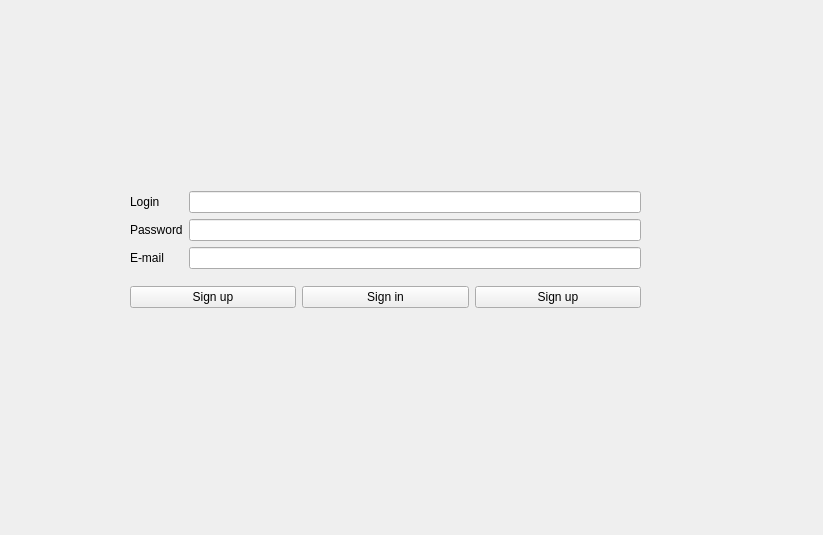
<?xml version="1.0" encoding="UTF-8"?>
<ui version="4.0">
 <class>auth_reg</class>
 <widget class="QWidget" name="auth_reg">
  <property name="geometry">
   <rect>
    <x>0</x>
    <y>0</y>
    <width>823</width>
    <height>535</height>
   </rect>
  </property>
  <property name="windowTitle">
   <string>Form</string>
  </property>
  <widget class="QWidget" name="verticalLayoutWidget">
   <property name="geometry">
    <rect>
     <x>130</x>
     <y>180</y>
     <width>511</width>
     <height>141</height>
    </rect>
   </property>
   <layout class="QVBoxLayout" name="verticalLayout">
    <item>
     <layout class="QGridLayout" name="gridLayout">
      <item row="1" column="0">
       <widget class="QLabel" name="label_password">
        <property name="text">
         <string>Password</string>
        </property>
       </widget>
      </item>
      <item row="1" column="1">
       <widget class="QLineEdit" name="lineEdit_password"/>
      </item>
      <item row="0" column="0">
       <widget class="QLabel" name="label_login">
        <property name="text">
         <string>Login</string>
        </property>
       </widget>
      </item>
      <item row="0" column="1">
       <widget class="QLineEdit" name="lineEdit_login"/>
      </item>
      <item row="2" column="0">
       <widget class="QLabel" name="label_email">
        <property name="text">
         <string>E-mail</string>
        </property>
       </widget>
      </item>
      <item row="2" column="1">
       <widget class="QLineEdit" name="lineEdit_email"/>
      </item>
     </layout>
    </item>
    <item>
     <layout class="QHBoxLayout" name="horizontalLayout">
      <item>
       <widget class="QPushButton" name="pushButton_reg">
        <property name="text">
         <string>Sign up</string>
        </property>
       </widget>
      </item>
      <item>
       <widget class="QPushButton" name="pushButton_login">
        <property name="text">
         <string>Sign in</string>
        </property>
       </widget>
      </item>
      <item>
       <widget class="QPushButton" name="pushButton_change">
        <property name="text">
         <string>Sign up</string>
        </property>
       </widget>
      </item>
     </layout>
    </item>
   </layout>
  </widget>
 </widget>
 <resources/>
 <connections/>
</ui>
